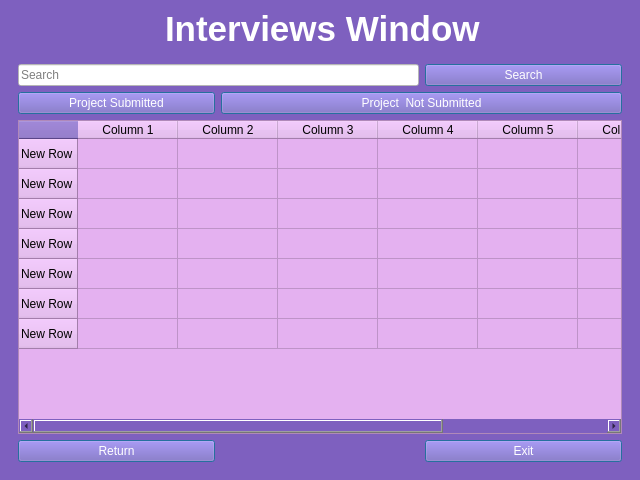
<?xml version="1.0" encoding="UTF-8"?>
<ui version="4.0">
 <class>MainWindow</class>
 <widget class="QMainWindow" name="MainWindow">
  <property name="enabled">
   <bool>true</bool>
  </property>
  <property name="geometry">
   <rect>
    <x>0</x>
    <y>0</y>
    <width>640</width>
    <height>480</height>
   </rect>
  </property>
  <property name="sizePolicy">
   <sizepolicy hsizetype="Preferred" vsizetype="Expanding">
    <horstretch>0</horstretch>
    <verstretch>0</verstretch>
   </sizepolicy>
  </property>
  <property name="minimumSize">
   <size>
    <width>640</width>
    <height>480</height>
   </size>
  </property>
  <property name="windowTitle">
   <string>MainWindow</string>
  </property>
  <property name="styleSheet">
   <string notr="true">background-color: rgb(126, 96, 191);</string>
  </property>
  <widget class="QWidget" name="centralwidget">
   <layout class="QHBoxLayout" name="horizontalLayout">
    <item>
     <layout class="QGridLayout" name="gridLayout_2">
      <item row="2" column="0">
       <widget class="QFrame" name="frame">
        <property name="accessibleDescription">
         <string/>
        </property>
        <property name="autoFillBackground">
         <bool>false</bool>
        </property>
        <property name="styleSheet">
         <string notr="true">alternate-background-color: rgb(145, 10, 103);</string>
        </property>
        <property name="frameShape">
         <enum>QFrame::Shape::Box</enum>
        </property>
        <property name="frameShadow">
         <enum>QFrame::Shadow::Plain</enum>
        </property>
        <property name="lineWidth">
         <number>0</number>
        </property>
        <property name="midLineWidth">
         <number>1</number>
        </property>
        <layout class="QGridLayout" name="gridLayout">
         <item row="1" column="0">
          <widget class="QPushButton" name="projectButton">
           <property name="styleSheet">
            <string notr="true">color: rgb(255, 255, 255);
font: 75 15pt &quot;Times New Roman&quot;;</string>
           </property>
           <property name="text">
            <string>Project Submitted</string>
           </property>
           <property name="default">
            <bool>true</bool>
           </property>
          </widget>
         </item>
         <item row="1" column="1" colspan="2">
          <widget class="QPushButton" name="projectNotButton">
           <property name="styleSheet">
            <string notr="true">color: rgb(255, 255, 255);
font: 75 15pt &quot;Times New Roman&quot;;</string>
           </property>
           <property name="text">
            <string>Project  Not Submitted</string>
           </property>
           <property name="checkable">
            <bool>false</bool>
           </property>
           <property name="checked">
            <bool>false</bool>
           </property>
           <property name="autoRepeat">
            <bool>false</bool>
           </property>
           <property name="default">
            <bool>true</bool>
           </property>
          </widget>
         </item>
         <item row="0" column="2">
          <widget class="QPushButton" name="searchButton">
           <property name="sizeIncrement">
            <size>
             <width>27</width>
             <height>0</height>
            </size>
           </property>
           <property name="palette">
            <palette>
             <active>
              <colorrole role="WindowText">
               <brush brushstyle="SolidPattern">
                <color alpha="255">
                 <red>255</red>
                 <green>255</green>
                 <blue>255</blue>
                </color>
               </brush>
              </colorrole>
              <colorrole role="Button">
               <brush brushstyle="SolidPattern">
                <color alpha="255">
                 <red>126</red>
                 <green>96</green>
                 <blue>191</blue>
                </color>
               </brush>
              </colorrole>
              <colorrole role="Light">
               <brush brushstyle="SolidPattern">
                <color alpha="255">
                 <red>255</red>
                 <green>248</green>
                 <blue>129</blue>
                </color>
               </brush>
              </colorrole>
              <colorrole role="Midlight">
               <brush brushstyle="SolidPattern">
                <color alpha="255">
                 <red>212</red>
                 <green>206</green>
                 <blue>107</blue>
                </color>
               </brush>
              </colorrole>
              <colorrole role="Dark">
               <brush brushstyle="SolidPattern">
                <color alpha="255">
                 <red>85</red>
                 <green>82</green>
                 <blue>43</blue>
                </color>
               </brush>
              </colorrole>
              <colorrole role="Mid">
               <brush brushstyle="SolidPattern">
                <color alpha="255">
                 <red>113</red>
                 <green>110</green>
                 <blue>57</blue>
                </color>
               </brush>
              </colorrole>
              <colorrole role="Text">
               <brush brushstyle="SolidPattern">
                <color alpha="255">
                 <red>255</red>
                 <green>255</green>
                 <blue>255</blue>
                </color>
               </brush>
              </colorrole>
              <colorrole role="BrightText">
               <brush brushstyle="SolidPattern">
                <color alpha="255">
                 <red>255</red>
                 <green>255</green>
                 <blue>255</blue>
                </color>
               </brush>
              </colorrole>
              <colorrole role="ButtonText">
               <brush brushstyle="SolidPattern">
                <color alpha="255">
                 <red>255</red>
                 <green>255</green>
                 <blue>255</blue>
                </color>
               </brush>
              </colorrole>
              <colorrole role="Base">
               <brush brushstyle="SolidPattern">
                <color alpha="255">
                 <red>126</red>
                 <green>96</green>
                 <blue>191</blue>
                </color>
               </brush>
              </colorrole>
              <colorrole role="Window">
               <brush brushstyle="SolidPattern">
                <color alpha="255">
                 <red>126</red>
                 <green>96</green>
                 <blue>191</blue>
                </color>
               </brush>
              </colorrole>
              <colorrole role="Shadow">
               <brush brushstyle="SolidPattern">
                <color alpha="255">
                 <red>0</red>
                 <green>0</green>
                 <blue>0</blue>
                </color>
               </brush>
              </colorrole>
              <colorrole role="AlternateBase">
               <brush brushstyle="SolidPattern">
                <color alpha="255">
                 <red>145</red>
                 <green>10</green>
                 <blue>103</blue>
                </color>
               </brush>
              </colorrole>
              <colorrole role="ToolTipBase">
               <brush brushstyle="SolidPattern">
                <color alpha="255">
                 <red>255</red>
                 <green>255</green>
                 <blue>220</blue>
                </color>
               </brush>
              </colorrole>
              <colorrole role="ToolTipText">
               <brush brushstyle="SolidPattern">
                <color alpha="255">
                 <red>0</red>
                 <green>0</green>
                 <blue>0</blue>
                </color>
               </brush>
              </colorrole>
              <colorrole role="PlaceholderText">
               <brush brushstyle="SolidPattern">
                <color alpha="128">
                 <red>255</red>
                 <green>255</green>
                 <blue>255</blue>
                </color>
               </brush>
              </colorrole>
             </active>
             <inactive>
              <colorrole role="WindowText">
               <brush brushstyle="SolidPattern">
                <color alpha="255">
                 <red>255</red>
                 <green>255</green>
                 <blue>255</blue>
                </color>
               </brush>
              </colorrole>
              <colorrole role="Button">
               <brush brushstyle="SolidPattern">
                <color alpha="255">
                 <red>126</red>
                 <green>96</green>
                 <blue>191</blue>
                </color>
               </brush>
              </colorrole>
              <colorrole role="Light">
               <brush brushstyle="SolidPattern">
                <color alpha="255">
                 <red>255</red>
                 <green>248</green>
                 <blue>129</blue>
                </color>
               </brush>
              </colorrole>
              <colorrole role="Midlight">
               <brush brushstyle="SolidPattern">
                <color alpha="255">
                 <red>212</red>
                 <green>206</green>
                 <blue>107</blue>
                </color>
               </brush>
              </colorrole>
              <colorrole role="Dark">
               <brush brushstyle="SolidPattern">
                <color alpha="255">
                 <red>85</red>
                 <green>82</green>
                 <blue>43</blue>
                </color>
               </brush>
              </colorrole>
              <colorrole role="Mid">
               <brush brushstyle="SolidPattern">
                <color alpha="255">
                 <red>113</red>
                 <green>110</green>
                 <blue>57</blue>
                </color>
               </brush>
              </colorrole>
              <colorrole role="Text">
               <brush brushstyle="SolidPattern">
                <color alpha="255">
                 <red>255</red>
                 <green>255</green>
                 <blue>255</blue>
                </color>
               </brush>
              </colorrole>
              <colorrole role="BrightText">
               <brush brushstyle="SolidPattern">
                <color alpha="255">
                 <red>255</red>
                 <green>255</green>
                 <blue>255</blue>
                </color>
               </brush>
              </colorrole>
              <colorrole role="ButtonText">
               <brush brushstyle="SolidPattern">
                <color alpha="255">
                 <red>255</red>
                 <green>255</green>
                 <blue>255</blue>
                </color>
               </brush>
              </colorrole>
              <colorrole role="Base">
               <brush brushstyle="SolidPattern">
                <color alpha="255">
                 <red>126</red>
                 <green>96</green>
                 <blue>191</blue>
                </color>
               </brush>
              </colorrole>
              <colorrole role="Window">
               <brush brushstyle="SolidPattern">
                <color alpha="255">
                 <red>126</red>
                 <green>96</green>
                 <blue>191</blue>
                </color>
               </brush>
              </colorrole>
              <colorrole role="Shadow">
               <brush brushstyle="SolidPattern">
                <color alpha="255">
                 <red>0</red>
                 <green>0</green>
                 <blue>0</blue>
                </color>
               </brush>
              </colorrole>
              <colorrole role="AlternateBase">
               <brush brushstyle="SolidPattern">
                <color alpha="255">
                 <red>145</red>
                 <green>10</green>
                 <blue>103</blue>
                </color>
               </brush>
              </colorrole>
              <colorrole role="ToolTipBase">
               <brush brushstyle="SolidPattern">
                <color alpha="255">
                 <red>255</red>
                 <green>255</green>
                 <blue>220</blue>
                </color>
               </brush>
              </colorrole>
              <colorrole role="ToolTipText">
               <brush brushstyle="SolidPattern">
                <color alpha="255">
                 <red>0</red>
                 <green>0</green>
                 <blue>0</blue>
                </color>
               </brush>
              </colorrole>
              <colorrole role="PlaceholderText">
               <brush brushstyle="SolidPattern">
                <color alpha="128">
                 <red>255</red>
                 <green>255</green>
                 <blue>255</blue>
                </color>
               </brush>
              </colorrole>
             </inactive>
             <disabled>
              <colorrole role="WindowText">
               <brush brushstyle="SolidPattern">
                <color alpha="255">
                 <red>255</red>
                 <green>255</green>
                 <blue>255</blue>
                </color>
               </brush>
              </colorrole>
              <colorrole role="Button">
               <brush brushstyle="SolidPattern">
                <color alpha="255">
                 <red>126</red>
                 <green>96</green>
                 <blue>191</blue>
                </color>
               </brush>
              </colorrole>
              <colorrole role="Light">
               <brush brushstyle="SolidPattern">
                <color alpha="255">
                 <red>255</red>
                 <green>248</green>
                 <blue>129</blue>
                </color>
               </brush>
              </colorrole>
              <colorrole role="Midlight">
               <brush brushstyle="SolidPattern">
                <color alpha="255">
                 <red>212</red>
                 <green>206</green>
                 <blue>107</blue>
                </color>
               </brush>
              </colorrole>
              <colorrole role="Dark">
               <brush brushstyle="SolidPattern">
                <color alpha="255">
                 <red>85</red>
                 <green>82</green>
                 <blue>43</blue>
                </color>
               </brush>
              </colorrole>
              <colorrole role="Mid">
               <brush brushstyle="SolidPattern">
                <color alpha="255">
                 <red>113</red>
                 <green>110</green>
                 <blue>57</blue>
                </color>
               </brush>
              </colorrole>
              <colorrole role="Text">
               <brush brushstyle="SolidPattern">
                <color alpha="255">
                 <red>255</red>
                 <green>255</green>
                 <blue>255</blue>
                </color>
               </brush>
              </colorrole>
              <colorrole role="BrightText">
               <brush brushstyle="SolidPattern">
                <color alpha="255">
                 <red>255</red>
                 <green>255</green>
                 <blue>255</blue>
                </color>
               </brush>
              </colorrole>
              <colorrole role="ButtonText">
               <brush brushstyle="SolidPattern">
                <color alpha="255">
                 <red>255</red>
                 <green>255</green>
                 <blue>255</blue>
                </color>
               </brush>
              </colorrole>
              <colorrole role="Base">
               <brush brushstyle="SolidPattern">
                <color alpha="255">
                 <red>126</red>
                 <green>96</green>
                 <blue>191</blue>
                </color>
               </brush>
              </colorrole>
              <colorrole role="Window">
               <brush brushstyle="SolidPattern">
                <color alpha="255">
                 <red>126</red>
                 <green>96</green>
                 <blue>191</blue>
                </color>
               </brush>
              </colorrole>
              <colorrole role="Shadow">
               <brush brushstyle="SolidPattern">
                <color alpha="255">
                 <red>0</red>
                 <green>0</green>
                 <blue>0</blue>
                </color>
               </brush>
              </colorrole>
              <colorrole role="AlternateBase">
               <brush brushstyle="SolidPattern">
                <color alpha="255">
                 <red>145</red>
                 <green>10</green>
                 <blue>103</blue>
                </color>
               </brush>
              </colorrole>
              <colorrole role="ToolTipBase">
               <brush brushstyle="SolidPattern">
                <color alpha="255">
                 <red>255</red>
                 <green>255</green>
                 <blue>220</blue>
                </color>
               </brush>
              </colorrole>
              <colorrole role="ToolTipText">
               <brush brushstyle="SolidPattern">
                <color alpha="255">
                 <red>0</red>
                 <green>0</green>
                 <blue>0</blue>
                </color>
               </brush>
              </colorrole>
              <colorrole role="PlaceholderText">
               <brush brushstyle="SolidPattern">
                <color alpha="128">
                 <red>255</red>
                 <green>255</green>
                 <blue>255</blue>
                </color>
               </brush>
              </colorrole>
             </disabled>
            </palette>
           </property>
           <property name="styleSheet">
            <string notr="true">color: rgb(255, 255, 255);
font: 15pt &quot;MS Shell Dlg 2&quot;;
font: 75 14pt &quot;Times New Roman&quot;;</string>
           </property>
           <property name="text">
            <string>Search</string>
           </property>
           <property name="autoDefault">
            <bool>false</bool>
           </property>
           <property name="default">
            <bool>true</bool>
           </property>
           <property name="flat">
            <bool>false</bool>
           </property>
          </widget>
         </item>
         <item row="3" column="0">
          <widget class="QPushButton" name="returnButton">
           <property name="styleSheet">
            <string notr="true">color: rgb(255, 255, 255);
font: 15pt &quot;Times New Roman&quot;;</string>
           </property>
           <property name="text">
            <string>Return</string>
           </property>
           <property name="default">
            <bool>true</bool>
           </property>
          </widget>
         </item>
         <item row="3" column="2">
          <widget class="QPushButton" name="exitButton">
           <property name="styleSheet">
            <string notr="true">color: rgb(255, 255, 255);
font: 75 15pt &quot;Times New Roman&quot;;</string>
           </property>
           <property name="text">
            <string>Exit</string>
           </property>
           <property name="default">
            <bool>true</bool>
           </property>
          </widget>
         </item>
         <item row="0" column="0" colspan="2">
          <widget class="QLineEdit" name="searchBoxline">
           <property name="styleSheet">
            <string notr="true">background-color: rgb(255, 255, 255);
color: rgb(0, 0, 0);</string>
           </property>
           <property name="inputMask">
            <string/>
           </property>
           <property name="frame">
            <bool>true</bool>
           </property>
           <property name="echoMode">
            <enum>QLineEdit::EchoMode::Normal</enum>
           </property>
           <property name="cursorPosition">
            <number>0</number>
           </property>
           <property name="readOnly">
            <bool>false</bool>
           </property>
           <property name="placeholderText">
            <string>Search</string>
           </property>
           <property name="cursorMoveStyle">
            <enum>Qt::CursorMoveStyle::LogicalMoveStyle</enum>
           </property>
          </widget>
         </item>
         <item row="2" column="0" colspan="3">
          <widget class="QTableWidget" name="tabloWidget">
           <property name="enabled">
            <bool>true</bool>
           </property>
           <property name="acceptDrops">
            <bool>false</bool>
           </property>
           <property name="styleSheet">
            <string notr="true">background-color: rgb(228, 177, 240);</string>
           </property>
           <property name="frameShadow">
            <enum>QFrame::Shadow::Plain</enum>
           </property>
           <row>
            <property name="text">
             <string>New Row</string>
            </property>
           </row>
           <row>
            <property name="text">
             <string>New Row</string>
            </property>
           </row>
           <row>
            <property name="text">
             <string>New Row</string>
            </property>
           </row>
           <row>
            <property name="text">
             <string>New Row</string>
            </property>
           </row>
           <row>
            <property name="text">
             <string>New Row</string>
            </property>
           </row>
           <row>
            <property name="text">
             <string>New Row</string>
            </property>
           </row>
           <row>
            <property name="text">
             <string>New Row</string>
            </property>
           </row>
           <column>
            <property name="text">
             <string>Column 1</string>
            </property>
           </column>
           <column>
            <property name="text">
             <string>Column 2</string>
            </property>
           </column>
           <column>
            <property name="text">
             <string>Column 3</string>
            </property>
           </column>
           <column>
            <property name="text">
             <string>Column 4</string>
            </property>
           </column>
           <column>
            <property name="text">
             <string>Column 5</string>
            </property>
           </column>
           <column>
            <property name="text">
             <string>Column 6</string>
            </property>
           </column>
           <column>
            <property name="text">
             <string>Column 7</string>
            </property>
           </column>
          </widget>
         </item>
        </layout>
       </widget>
      </item>
      <item row="0" column="0">
       <layout class="QGridLayout" name="gridLayout_3">
        <item row="1" column="1" alignment="Qt::AlignmentFlag::AlignHCenter">
         <widget class="QLabel" name="titellabel">
          <property name="sizePolicy">
           <sizepolicy hsizetype="Expanding" vsizetype="Preferred">
            <horstretch>0</horstretch>
            <verstretch>0</verstretch>
           </sizepolicy>
          </property>
          <property name="toolTip">
           <string>&lt;html&gt;&lt;head/&gt;&lt;body&gt;&lt;p align=&quot;center&quot;&gt;&lt;span style=&quot; font-size:22pt; font-weight:600;&quot;&gt;Intervieuws Window&lt;/span&gt;&lt;/p&gt;&lt;/body&gt;&lt;/html&gt;</string>
          </property>
          <property name="whatsThis">
           <string>&lt;html&gt;&lt;head/&gt;&lt;body&gt;&lt;p&gt;&lt;span style=&quot; font-size:22pt; font-weight:600;&quot;&gt;Intervieuws Window&lt;/span&gt;&lt;/p&gt;&lt;/body&gt;&lt;/html&gt;</string>
          </property>
          <property name="styleSheet">
           <string notr="true">color: rgb(255, 255, 255);
font: 16pt &quot;Segoe UI&quot;;

</string>
          </property>
          <property name="text">
           <string>&lt;html&gt;&lt;head/&gt;&lt;body&gt;&lt;p&gt;&lt;span style=&quot; font-size:26pt; font-weight:600; color:#ffffff;&quot;&gt;Interviews Window&lt;/span&gt;&lt;/p&gt;&lt;/body&gt;&lt;/html&gt;</string>
          </property>
          <property name="scaledContents">
           <bool>false</bool>
          </property>
          <property name="textInteractionFlags">
           <set>Qt::TextInteractionFlag::LinksAccessibleByKeyboard|Qt::TextInteractionFlag::LinksAccessibleByMouse|Qt::TextInteractionFlag::TextBrowserInteraction|Qt::TextInteractionFlag::TextEditable|Qt::TextInteractionFlag::TextSelectableByMouse</set>
          </property>
         </widget>
        </item>
        <item row="1" column="3">
         <spacer name="horizontalSpacer">
          <property name="orientation">
           <enum>Qt::Orientation::Horizontal</enum>
          </property>
          <property name="sizeType">
           <enum>QSizePolicy::Policy::Fixed</enum>
          </property>
          <property name="sizeHint" stdset="0">
           <size>
            <width>110</width>
            <height>30</height>
           </size>
          </property>
         </spacer>
        </item>
        <item row="1" column="0">
         <widget class="QLabel" name="logolabel">
          <property name="enabled">
           <bool>true</bool>
          </property>
          <property name="maximumSize">
           <size>
            <width>110</width>
            <height>30</height>
           </size>
          </property>
          <property name="cursor">
           <cursorShape>ArrowCursor</cursorShape>
          </property>
          <property name="styleSheet">
           <string notr="true">selection-background-color: qradialgradient(spread:pad, cx:0.5, cy:0.5, radius:0.5, fx:0.5, fy:0.5, stop:0 rgba(255, 235, 235, 206), stop:0.35 rgba(255, 188, 188, 80), stop:0.4 rgba(255, 162, 162, 80), stop:0.425 rgba(255, 132, 132, 156), stop:0.44 rgba(252, 128, 128, 80), stop:1 rgba(255, 255, 255, 0));</string>
          </property>
          <property name="text">
           <string/>
          </property>
          <property name="textFormat">
           <enum>Qt::TextFormat::AutoText</enum>
          </property>
          <property name="pixmap">
           <pixmap>../resorces/logo.png</pixmap>
          </property>
          <property name="scaledContents">
           <bool>true</bool>
          </property>
         </widget>
        </item>
       </layout>
      </item>
     </layout>
    </item>
   </layout>
  </widget>
 </widget>
 <resources/>
 <connections/>
</ui>
